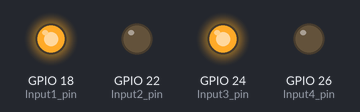
A program run on a simulated Raspberry Pi (BCM pin numbers). Shown: output pins drawn as LEDs (lit = HIGH).

Above: at 0.1 s.
At 9.4 s:
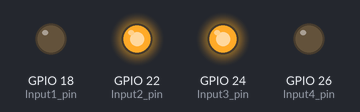
At 18.8 s:
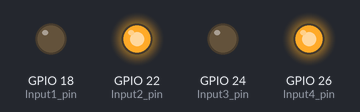
At 39.1 s:
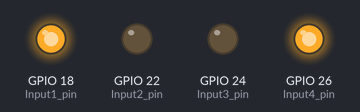
Timing chart, 0 to 40.0 s (numbered marks = the images above):
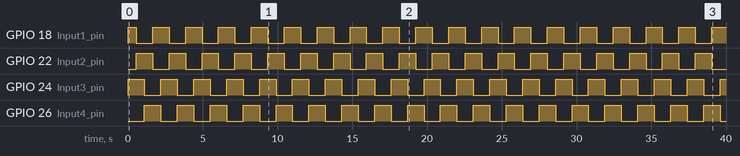

Measured:
- by itself, GPIO 18 (Input1_pin): repeats every 2.2 s: LOW 1.1 s, HIGH 1.1 s
- by itself, GPIO 22 (Input2_pin), GPIO 24 (Input3_pin), GPIO 26 (Input4_pin): alternates HIGH for 1.1 s and LOW for 1.1 s
- by itself, everything shown: repeats every 2.2 s, in 4 steps

The program:

stepper_raspberry_pi.py
```python
import RPi.GPIO as GPIO
import time

# Variables

delay = 0.55
steps = 50

GPIO.setmode(GPIO.BCM)
GPIO.setwarnings(False)

# Enable pins for in1-4 to control step sequence

Input1_pin = 18
Input2_pin = 22
Input3_pin = 24
Input4_pin = 26

# Set pin states

GPIO.setup(Input1_pin, GPIO.OUT)
GPIO.setup(Input2_pin, GPIO.OUT)
GPIO.setup(Input3_pin, GPIO.OUT)
GPIO.setup(Input4_pin, GPIO.OUT)

# Function for step sequence

def setstep(w1, w2, w3, w4):
	GPIO.output(Input1_pin, w1)
	GPIO.output(Input2_pin, w2)
	GPIO.output(Input3_pin, w3)
	GPIO.output(Input4_pin, w4)

# Loop through step sequrnce based on no. of steps

for i in range(0, steps):
	setstep(1,0,1,0)
	time.sleep(delay)
	setstep(0,1,1,0)
	time.sleep(delay)
	setstep(0,1,0,1)
	time.sleep(delay)
	setstep(1,0,0,1)
	time.sleep(delay)

# Reverse previous step sequenxe to reverse motor direction

for i in range(0, steps):
	setstep(1,0,0,1)
	time.sleep(delay)
	setstep(0,1,0,1)
	time.sleep(delay)
	setstep(0,1,1,0)
	time.sleep(delay)
	setstep(1,0,1,0)
	time.sleep(delay)
```
